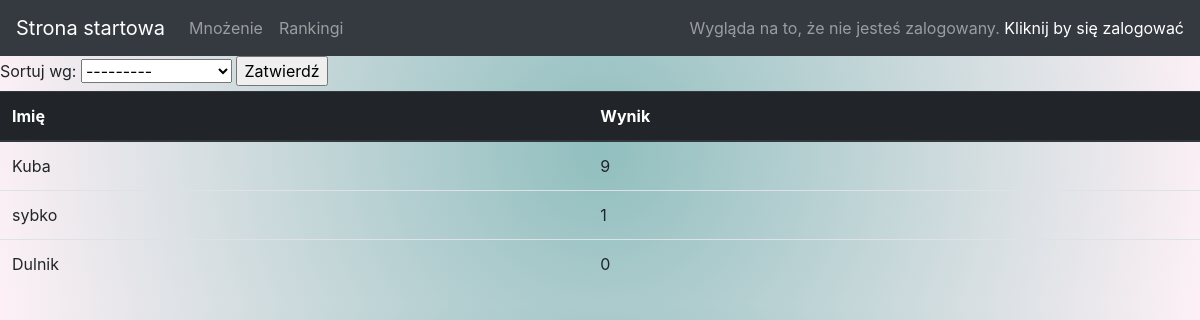
Before: /ranking10/ with the older database file.
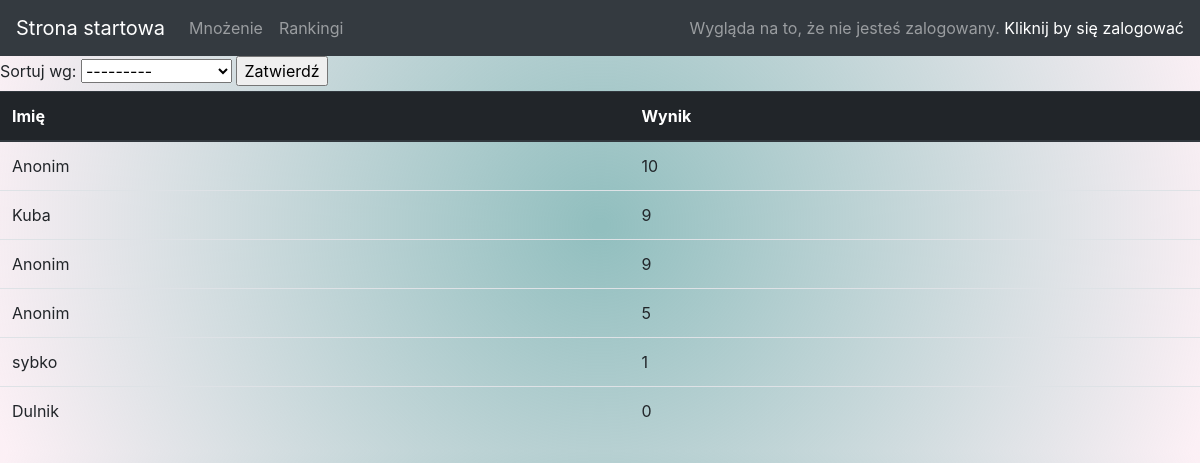
After: the same page with the newer database file.
### main/models.py (models this page shows, shortened)
class RankingTo10(models.Model):
    PlayerName = models.CharField(max_length=24)
    Score = models.IntegerField()

### main/views.py (the view)
# urls.py: path("ranking10/", views.ranking10, name="ranking10"),
def ranking10(request):
    sort_by = request.POST.get("sort_by", "-Score")
    rk = RankingTo10.objects.all().order_by(sort_by)
    filter_by = request.POST.get('filter_by', '')
    if filter_by:
        rk = RankingTo10.objects.filter(PlayerName=request.user.username).order_by(sort_by)
    else:
        rk = RankingTo10.objects.all().order_by(sort_by)
    return render(request, "main/ranking.html", {"rk":rk})

### main/templates/main/ranking.html (shortened to what this page needs)
{% extends 'main/base.html' %}
{% block content %}
<div>
    <form method="post">
        <label for="sort_by">Sortuj wg:</label>
        <select id="sort_by" name="sort_by"> {% comment %} onchange="this.form.submit()" {% endcomment %}
            <option value="-Score">---------</option>
        </select>
        <input type="submit" value="Zatwierdź">
    </form>
</div>
{% if rk %}
    <table class="table">
        <thead class="thead-dark">
            <tr>
                <th scope="col">Imię</th>
                <th scope="col">Wynik</th>
            </tr>
        </thead>
        <tbody>
            {% for object in rk %}
                <tr>
                    <td>{{ object.PlayerName }}</td>
                    <td>{{ object.Score }}</td>
                </tr>
            {% endfor %}
        </tbody>
    </table>
{% else %}
    <p>Brak danych w bazie.</p>
{% endif %}
{% endblock content %}

Changed rows visible on the page:
added RankingTo10: PlayerName "Anonim", Score "10"
added RankingTo10: PlayerName "Anonim", Score "9"
added RankingTo10: PlayerName "Anonim", Score "5"
